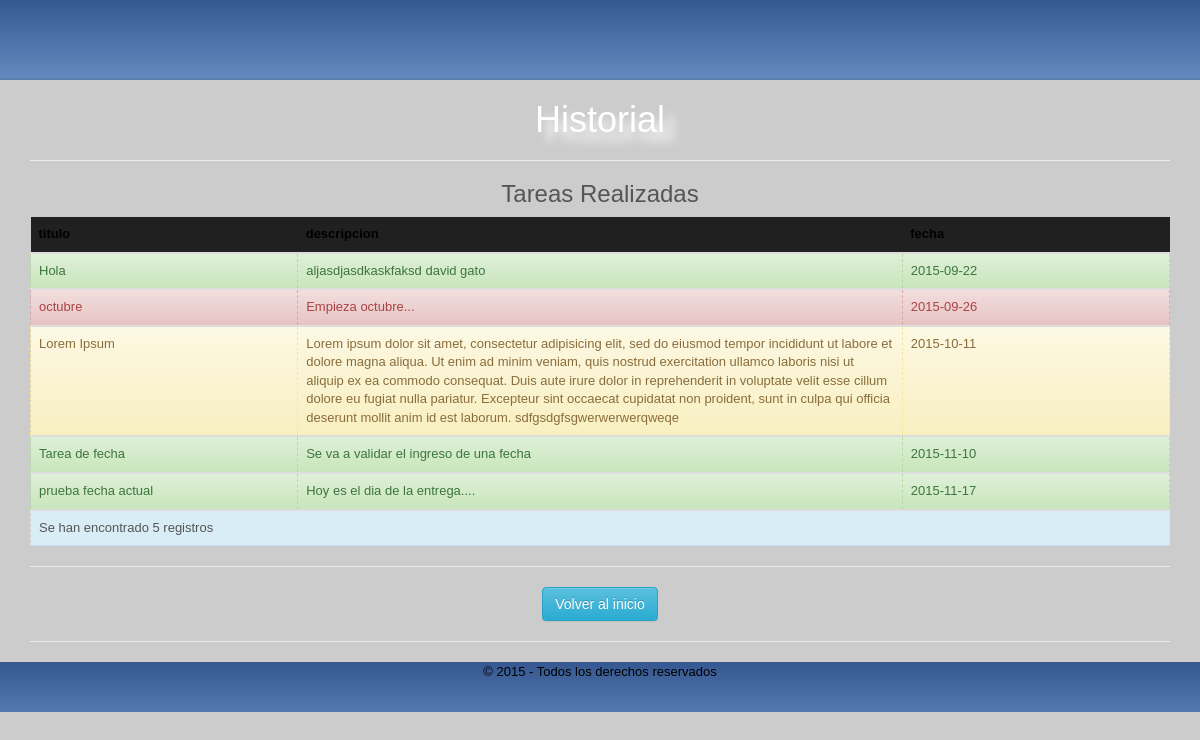
The app's page /historial.php (signed in) with its own data.
### tables this page shows
CREATE TABLE IF NOT EXISTS `tarea` (
  `tra_id` int(11) NOT NULL AUTO_INCREMENT,
  `tra_titulo` varchar(45) NOT NULL,
  `tra_descripcion` varchar(500) NOT NULL,
  `tra_fecha` date NOT NULL,
  `tra_fecha_fin` date NOT NULL,
  `tra_estado` tinyint(4) DEFAULT NULL,
  `usr_id` int(11) DEFAULT NULL,
  `tra_compartida` tinyint(4) DEFAULT NULL,
  PRIMARY KEY (`tra_id`)
);

### Class/Planificador.php (called while the page is built, shortened)
<?php
class Planificador
{
    private $cantidad;
    public function mostrarTareas()
    {
        $usr_id = $_SESSION['usuario_id'];
        try{
            $link = Conexion::conectar();
            $sql = "SELECT usr_id, tra_titulo, tra_descripcion, tra_fecha, tra_estado
                    FROM tarea
                    WHERE usr_id = :usr_id AND tra_estado = 0
                    OR usr_id = :usr_id AND tra_estado = 2
                    OR usr_id = :usr_id AND tra_estado = 3";
            $stmt = $link->prepare($sql);
            $stmt->bindParam(":usr_id",$usr_id,PDO::PARAM_INT);
            $stmt->execute();
            return $stmt->fetchAll(PDO::FETCH_ASSOC);
        } catch (Exception $e) {
            echo "No se puede conectar a la base de datos, por favor verifique los datos ingresados ", $e;
        }
    }
    public function getCantidad()
    {
        return $this->cantidad;
    }
    public function setCantidad($cantidad)
    {
        $this->cantidad = $cantidad;
    }
}

### historial.php (the view, shortened to what this page needs)
<?php
require "Class/Planificador.php";
include 'plantillas/cabecera.php';
$planificador = new Planificador();
$tareas = $planificador->mostrarTareas();
$cantidad = $planificador->getCantidad();
$titulo = "Historial";
?>
<div class="container">
    <h1 class="centrado"><?php echo $titulo; ?></h1>
    <hr>
    <h3 class="centrado">Tareas Realizadas</h3>
    <table class="table">
        <thead>
        <tr>
            <th>titulo</th>
            <th>descripcion</th>
            <th>fecha</th>
        </tr>
        </thead>
        <?php foreach ($tareas as $fila){ ?>
        <tbody>
        <tr>
            <?php
            $colorEstadoRealizado = "alert-success";
            $colorEstadoVencido = "alert-danger";
            $colorEstadoEliminado = "alert-warning";
            if ($fila['tra_estado'] == 0){
                $estadoTarea = $colorEstadoEliminado;
            } else if ($fila['tra_estado'] == 2){
                $estadoTarea = $colorEstadoRealizado;
            } else if (($fila['tra_estado'] == 3)){
                $estadoTarea = $colorEstadoVencido;
            }
            ?>
                <td class="<?php echo $estadoTarea; ?>"><?php echo $fila['tra_titulo']; ?></td>
                <td class="<?php echo $estadoTarea; ?>"><?php echo $fila['tra_descripcion']; ?></td>
                <td class="<?php echo $estadoTarea; ?>"><?php echo $fila['tra_fecha']; ?></td>
        </tr>
        <?php
        }
        ?>
        </tbody>
        <tr>
            <td colspan="5" class="info"> Se han encontrado <?php echo $cantidad;  ?> registros </td>
        </tr>
    </table>
    <hr>
    <div id ="wrapper">
        <button class="btn btn-info center-block" onclick="return window.location = 'index.php';">Volver al inicio</button>
    </div>
    <hr>
</div>
<?php include 'plantillas/pie.php'; ?>

### css/estilos.css (style rules this page uses)
* { margin: 0px;padding: 0px; border:none; }
body { font-family:"Ubuntu Mono", "Myriad Pro", "Trebuchet MS", Arial, sans-serif; font-size: 13px; color: #555; line-height: 1.5; background: #ccc; }
h1 { font-family: Arial; text-align: center; color: #fff; text-shadow: 10px 10px 10px; }
.titulo, th { font-weight:bold; background-color: #202020; color: #000; }
.lista, td { border:1px dashed #dbe1ea; border-bottom:1px solid #c9e0fc; color: FFC; }
table td { width:80px; }

### css/main.css (style rules this page uses)
.centrado { text-align: center; }

### records on screen
tarea: tra_titulo "Hola", tra_descripcion "aljasdjasdkaskfaksd david gato", tra_fecha "2015-09-22"
tarea: tra_titulo "octubre", tra_descripcion "Empieza octubre...", tra_fecha "2015-09-26"
tarea: tra_titulo "Lorem Ipsum", tra_descripcion "Lorem ipsum dolor sit amet, consectetur adipisicing elit, sed do eiusmod tempor incididunt ut labore et dolore magna aliqua. Ut enim ad minim veniam, quis nostrud exercitation ullamco laboris nisi ut aliquip ex ea commodo consequat. Duis aute irure dolor in reprehenderit in voluptate velit esse cillum dolore eu fugiat nulla pariatur. Excepteur sint occaecat cupidatat non proident, sunt in culpa qui officia deserunt mollit anim id est laborum. sdfgsdgfsgwerwerwerqweqe", tra_fecha "2015-10-11"
tarea: tra_titulo "Tarea de fecha", tra_descripcion "Se va a validar el ingreso de una fecha", tra_fecha "2015-11-10"
tarea: tra_titulo "prueba fecha actual", tra_descripcion "Hoy es el dia de la entrega....", tra_fecha "2015-11-17"

### other values on screen
$titulo "Historial"
$cantidad "5"
